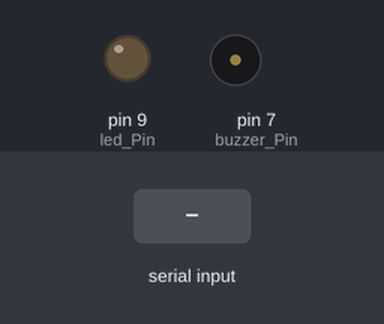
Bench run of a sketch on a simulated Arduino Uno, built with avr-gcc and run on an emulated ATmega328P. Shown: output pins drawn as LEDs (lit = HIGH), buzzer (waves = sounding, pin HIGH). The test bench sets the inputs (shaded band).

Above: at 1.2 s.
1.3 s: "a" received over Serial
At 2.6 s:
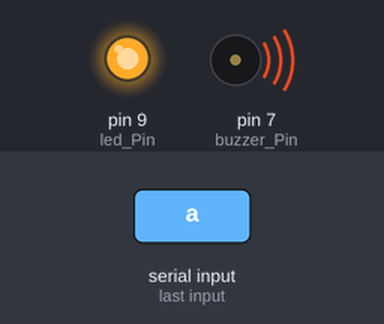
Timing chart, 0 to 4.8 s (numbered marks = the images above; inputs shaded):
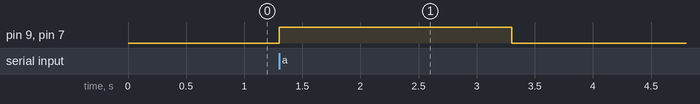

Measured:
- after the input at 1.3 s, pin 9 (led_Pin), pin 7 (buzzer_Pin): LOW → HIGH at once, → LOW 2.0 s later

The sketch:

Driver_Sleep_Detection_System_Arduino.ino
```cpp
const int buzzer_Pin = 7;
const int led_Pin = 9;
char sleep_status = 0;

void setup() {
  Serial.begin(9600);
  pinMode(buzzer_Pin, OUTPUT);
  pinMode(led_Pin, OUTPUT);
  digitalWrite(buzzer_Pin, LOW);
  digitalWrite(led_Pin, LOW);
}

void loop()
{
    while (Serial.available() > 0)
    {
        sleep_status = Serial.read();
        if(sleep_status == 'a')
        {
            digitalWrite(buzzer_Pin, HIGH);
            digitalWrite(led_Pin, HIGH);
            delay(2000);
            digitalWrite(buzzer_Pin, LOW);
            digitalWrite(led_Pin, LOW);
            delay(100);
        }
        else if(sleep_status == 'b')
        {
            digitalWrite(buzzer_Pin, LOW);
            digitalWrite(led_Pin, LOW);
            delay(2000);
        }
    }
}
```
